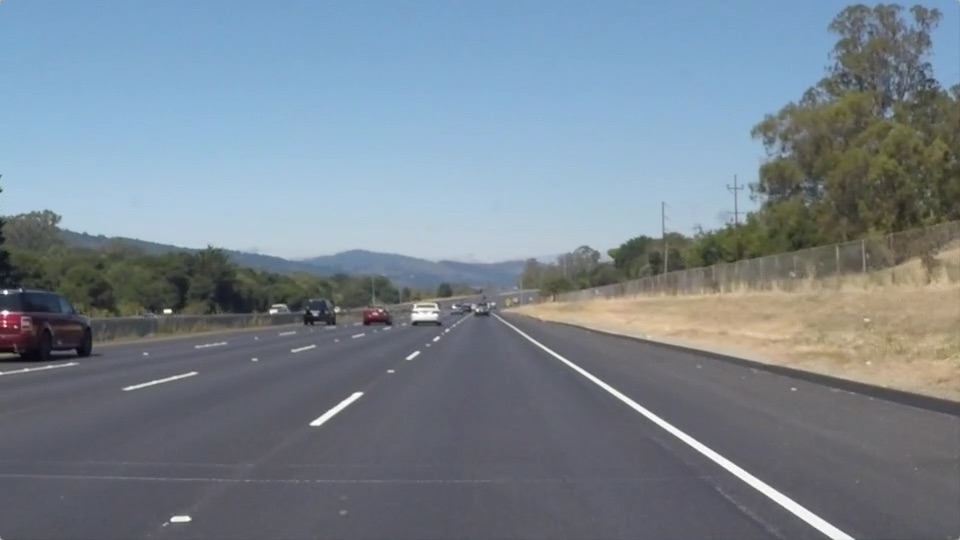
#> input picture Lab3/road2.jpg, 960 x 540 px
$ jupyter execute Lab3.ipynb
#> lines starting #> are read from the running program, lines starting #| are printed output that depends on the picture; after the words box and inside, x2 and y2 are one past the last pixel; in counts of white or black regions, pixels touching at a corner belong together; pictures that were not available may be replaced by others from this repository, and a replacement may not be noted
[cell 1]
import cv2
import numpy as np

def showImg(imgName, img):
    cv2.imshow(imgName, img)
    cv2.waitKey()
    cv2.destroyAllWindows()

[cell 2]
roadImg = cv2.imread('road2.jpg')
#> roadImg is the input picture: shape (540, 960, 3); mean B, G, R 143.7, 132.6, 120.3
grayImg = cv2.cvtColor(roadImg,cv2.COLOR_BGR2GRAY)
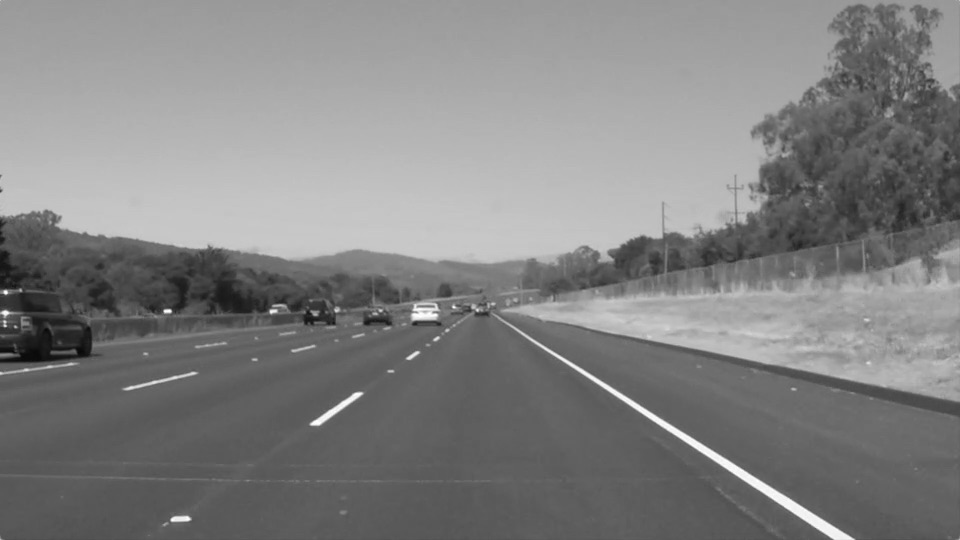
#> grayImg: shape (540, 960); min 8, max 255, mean 130.1
blurImg = cv2.GaussianBlur(grayImg,(5,5),0)
edgesImg =  cv2.Canny(blurImg, 50, 150)
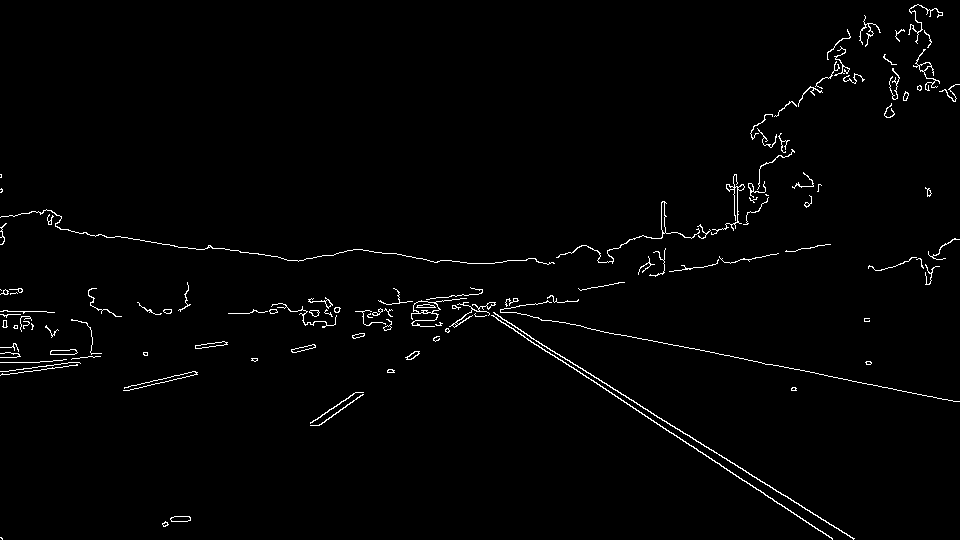
#> edgesImg: shape (540, 960); 1.5% white in thin lines or dots
showImg('default',roadImg)
showImg('gray',grayImg)
showImg('blur',blurImg)
showImg('edges',edgesImg)

[cell 3]
def maskFrame(image):
    grayImg = cv2.cvtColor(image,cv2.COLOR_BGR2GRAY)
    blurImg = cv2.GaussianBlur(grayImg,(5,5),0)
    edgesImg =  cv2.Canny(blurImg, 50, 150)

    verticles = np.array([
    [(0,image.shape[0]),
    (450,310),
    (490,310),
    (image.shape[1],image.shape[0])]
    ], dtype=np.int32)

    mask = np.zeros_like(edgesImg)
    cv2.fillPoly(mask,verticles,255)
    maskedEdges = cv2.bitwise_and(edgesImg, mask)
    return maskedEdges

[cell 4]
maskedImg = maskFrame(roadImg)
#> in maskFrame, `cv2.fillPoly(mask,verticles,255)`:
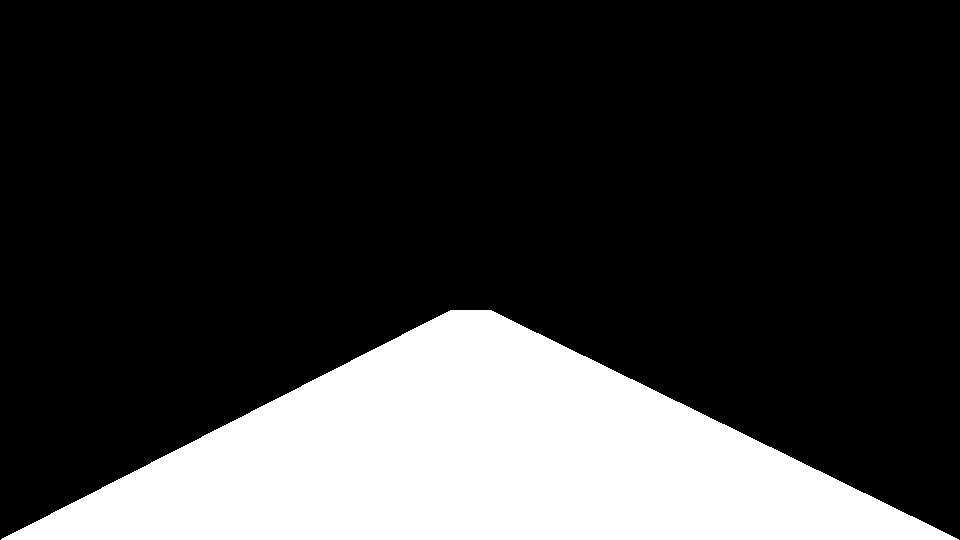
#> mask: shape (540, 960); 22.2% white; 1 white region, box (x1, y1, x2, y2) and area: (1, 310, 959, 540) 115115
#> in maskFrame, `maskedEdges = cv2.bitwise_and(edgesImg, mask)`:
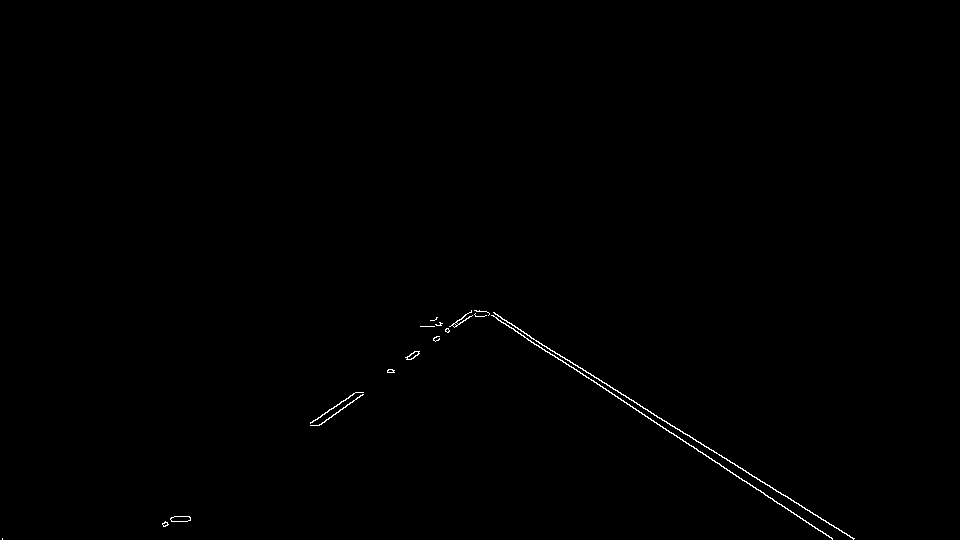
#> maskedEdges: shape (540, 960); 0.31% white in thin lines or dots, all inside (x1, y1, x2, y2) = (2, 310, 855, 540)
showImg('masked',maskedImg)

[cell 5]
def drawLines(img, lines, color= [0,0,255],thickness = 5):
    xBottomPos = []
    xUpperPos = []
    xBottomNeg = []
    xUpperNeg = []

    yBottom = 540
    yUpper = 315

    for line in lines:
        for x1,y1,x2,y2 in line:
            val = (y2-y1)/(x2-x1)
            slope = val
            b = y1-slope*x1
            if val > 0.5 and val < 0.8:
                xBottomPos .append((yBottom - b)/slope)
                xUpperPos.append((yUpper-b)/slope)
            elif val <-0.5 and val > -0.8:
                xBottomNeg.append((yBottom - b)/slope)
                xUpperNeg.append((yUpper-b)/slope)
    if len(xBottomPos) > 0 and len(xBottomNeg) > 0:
        linesMean = np.array(
            [
                [int(np.mean(xBottomPos)), int(np.mean(yBottom)), int(np.mean(xUpperPos)), int(np.mean(yUpper))],
                [int(np.mean(xBottomNeg)), int(np.mean(yBottom)), int(np.mean(xUpperNeg)), int(np.mean(yUpper))]
            ]
        )
        for i in range(len(linesMean)):
            cv2.line(img, (linesMean[i,0],linesMean[i,1]),(linesMean[i,2],linesMean[i,3]),color,thickness)

[cell 6]
def processImage(image):
    maskedFrame = maskFrame(image)
    lines = cv2.HoughLinesP(
        maskedFrame,
        3,
        np.pi/180,
        15,
        np.array([]),
        minLineLength= 150,
        maxLineGap= 60)
    print(lines)
    drawLines(image,lines)

[cell 7]
cv2.startWindowThread()

video = cv2.VideoCapture('road.mp4')

while True:
    ret, frame = video.read()
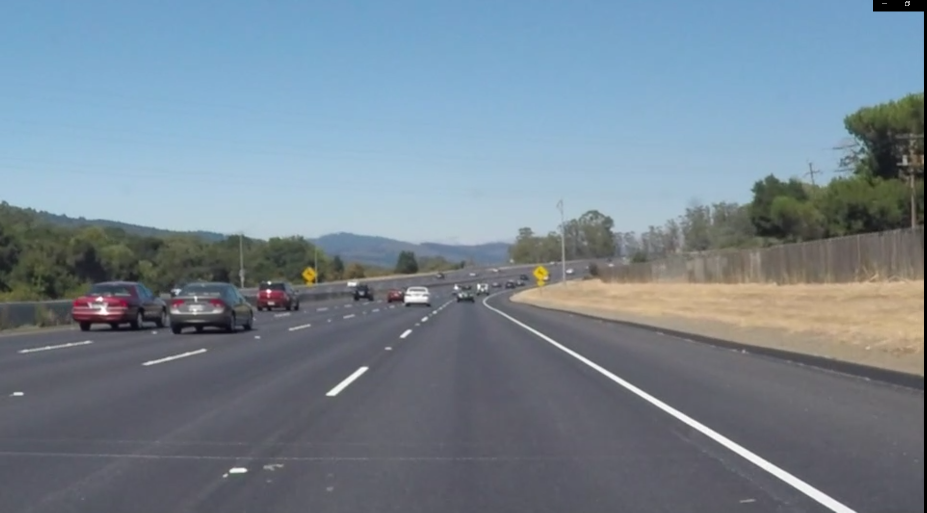
#> input picture Lab3/road.png, 1854 x 1025 px, given in place of road.mp4, which was not available (shown at 1/2 size)
#> frame is the input picture: shape (1025, 1854, 3); mean B, G, R 146, 133.5, 118.3
    if not ret: break
    processImage(frame)
#> in maskFrame (call 2), `grayImg = cv2.cvtColor(image,cv2.COLOR_BGR2GRAY)`:
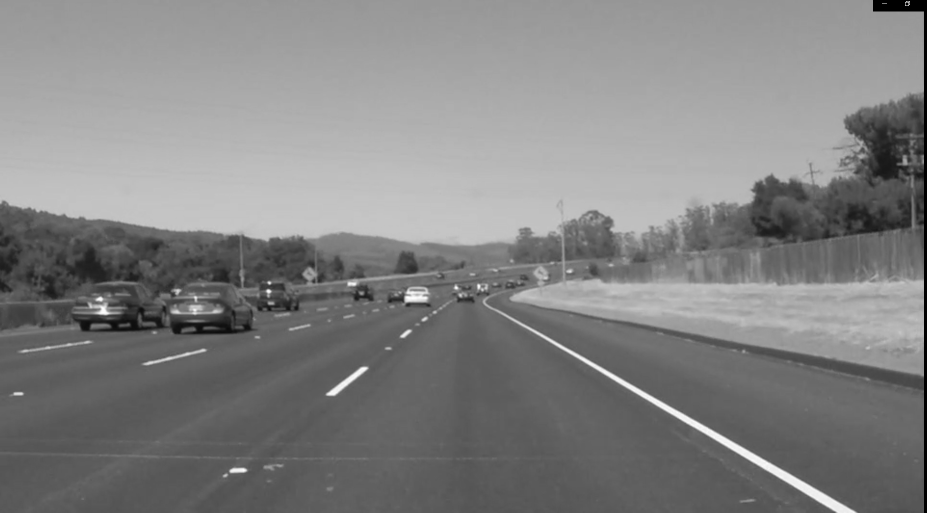
#> grayImg: shape (1025, 1854) (shown at 1/2 size); min 0, max 255, mean 130.4
#> in maskFrame (call 2), `edgesImg =  cv2.Canny(blurImg, 50, 150)`:
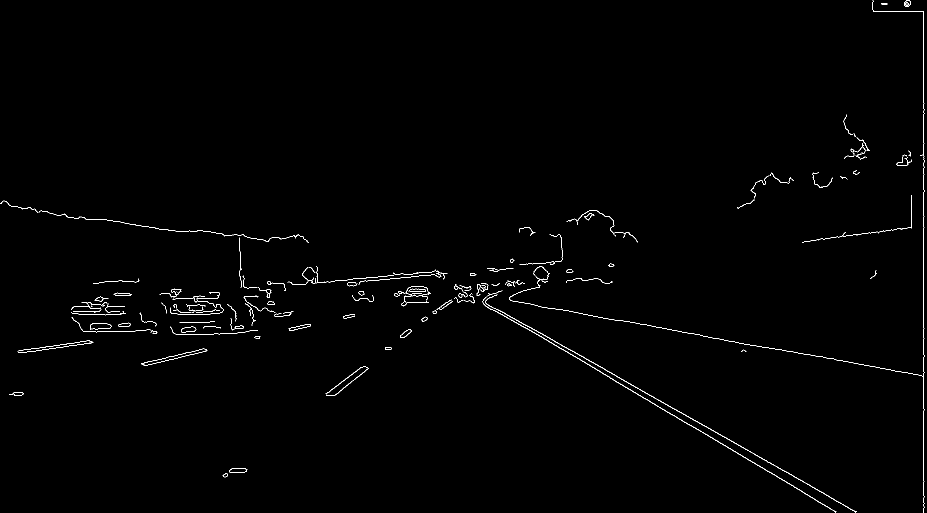
#> edgesImg: shape (1025, 1854) (shown at 1/2 size); 0.71% white in thin lines or dots
#> in maskFrame (call 2), `cv2.fillPoly(mask,verticles,255)`:
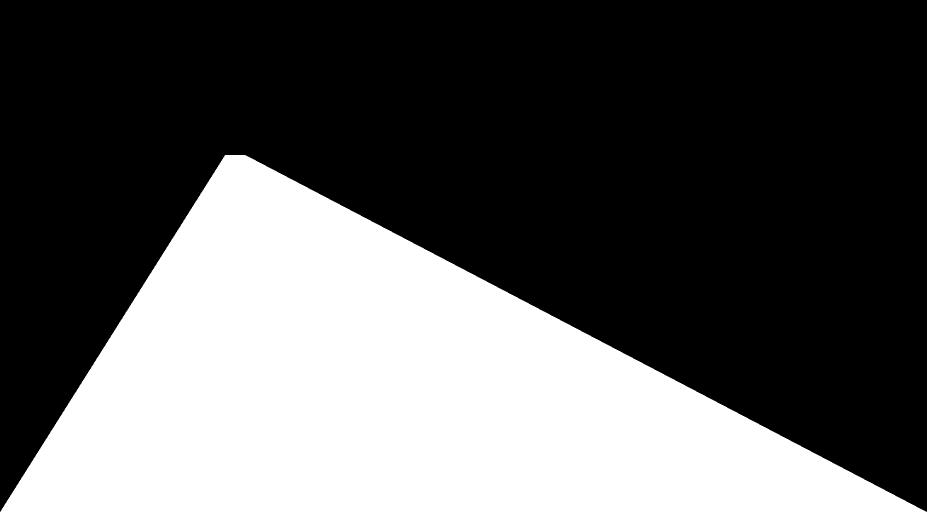
#> mask: shape (1025, 1854) (shown at 1/2 size); 35.7% white; 1 white region, box (x1, y1, x2, y2) and area: (0, 310, 1854, 1025) 677787
#> in maskFrame (call 2), `maskedEdges = cv2.bitwise_and(edgesImg, mask)`:
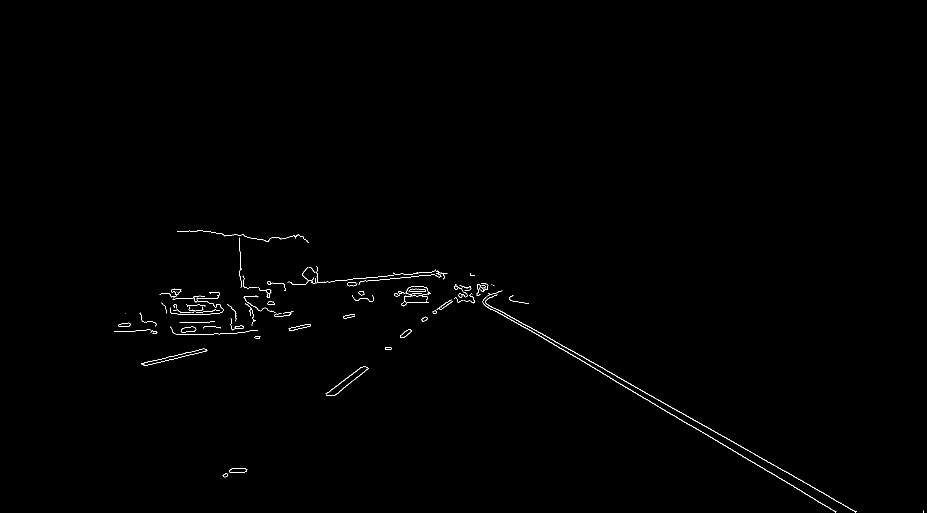
#> maskedEdges: shape (1025, 1854) (shown at 1/2 size); 0.4% white in thin lines or dots, all inside (x1, y1, x2, y2) = (228, 460, 1848, 1025)
#> in processImage, `lines = cv2.HoughLinesP( maskedFrame, 3, np.pi/180, 15, np.array([]), ..`: lines = 36 rows, first 6: [1125, 698, 1386, 854], [851, 545, 1103, 685], [1235, 754, 1452, 875], [346, 597, 539, 594], [709, 599, 861, 586], [1475, 888, 1710, 1023]
#> (printed output is left out)
#> the loop in drawLines, `for line in lines:` made 36 passes
#> line on passes 1 to 12: [[1125, 698, 1386, 854]], [[851, 545, 1103, 685]], [[1235, 754, 1452, 875]], [[346, 597, 539, 594]], [[709, 599, 861, 586]], [[1475, 888, 1710, 1023]], [[735, 735, 932, 575]], [[1414, 869, 1671, 1023]], [[802, 608, 982, 589]], [[652, 788, 851, 633]], [[706, 595, 968, 567]], [[282, 630, 544, 603]]
#> after the loop in drawLines, `for line in lines:`: xBottomNeg = [970.4, 977.1]; xBottomPos = [860.7, 842, 851.2, 869.2, 865, 844.6, 281.4]; xUpperNeg = [1259.3, 1265.2]; xUpperPos = [484.2, 437, 447.7, 477.6, 489.5, 421.2, -123.6]
#> in drawLines, `linesMean = np.array( [ [int(np.mean(xBottomPos)), int(np.mean(yBottom..`: linesMean = [[773, 540, 376, 315], [973, 540, 1262, 315]]
#> the loop in drawLines, `for i in range(len(linesMean)):` made 2 passes
    cv2.imshow('Video',frame)
    cv2.waitKey(10)
    if(cv2.waitKey(1)& 0XFF == ord('q')):
#> (key q is pressed here)
        break
video.release()
cv2.destroyAllWindows()
